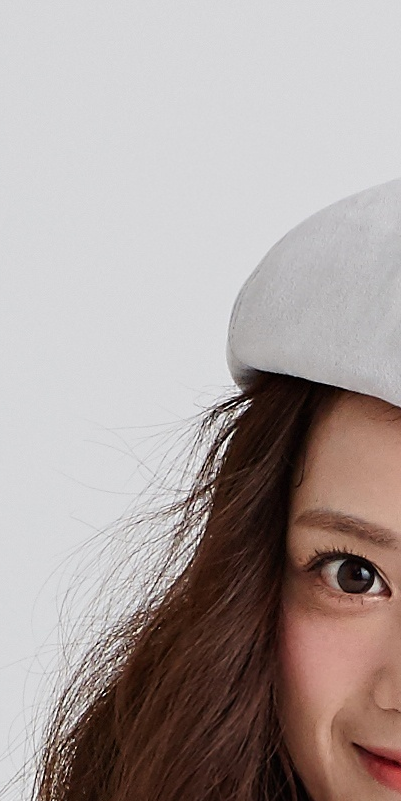
//> input picture AlphaMattor/AlphaMattor/AlphaSolver/testImage/15465-600-1400-1600-2000.png, 401 x 801 px
$ ./main   (built with g++ and OpenCV 4)
//> lines starting //> are read from the running program, lines starting //| are printed output that depends on the picture; after the words box and inside, x2 and y2 are one past the last pixel; in counts of white or black regions, pixels touching at a corner belong together
### AlphaMattor/AlphaMattor/AlphaSolver/FBSolver.hpp
//
//  FBSolver.hpp
//  AlphaMattor
//
//  Created by longyan on 2017/3/14.
//  Copyright © 2017年 shenyanhao. All rights reserved.
//

#ifndef FBSolver_hpp
#define FBSolver_hpp

#include <stdio.h>

#include <opencv2/opencv.hpp>

using namespace std;
using namespace cv;

class FBSolver {

public:
    static void computeForeground(Mat4b& dstForegroundAlpha, Mat4b& srcImage, Mat1b& srcAlpha);
    static void computeForeground(Mat4b& dstForegroundAlpha, Mat3b& srcImage, Mat1b& srcAlpha);
    static void computeForeground(Mat4b& dstForegroundAlpha, Mat3d& srcImage, Mat1d& srcAlpha, double tolerance = 1.e-7, int maxIters = 1000);

};


#endif /* FBSolver_hpp */

### AlphaMattor/AlphaMattor/AlphaSolver/LNSPMattor.hpp
//
//  LNSPMattor.hpp
//  AlphaMattor
//
//  Created by longyan on 2017/2/21.
//  Copyright © 2017年 shenyanhao. All rights reserved.
//

#ifndef LNSPMattor_hpp
#define LNSPMattor_hpp

#include <stdio.h>


#include <opencv2/opencv.hpp>


using namespace std;
using namespace cv;


class LNSPMattor {

public:

    static void process(Mat1b& dstAlpha, Mat4b& dstForegroundWithAlpha, Mat3b& srcImage, Mat1b& srcTrimap, int winRadius = 1, float lamda = 1000);
    static void solveAlpha(Mat1d& dstAlpha, Mat3d& srcImage, Mat1b& srcTrimap, int winRadius = 1, float lamda = 1000, double tolerance = 1.e-7, int maxIters = 1000);

};

#endif /* LNSPMattor_hpp */

### AlphaMattor/AlphaMattor/AlphaSolver/PLNSPMattor.hpp
//
//  PLNSPMattor.hpp
//  AlphaMattor
//
//  Created by longyan on 2017/3/14.
//  Copyright © 2017年 shenyanhao. All rights reserved.
//

#ifndef PLNSPMattor_hpp
#define PLNSPMattor_hpp

#include <stdio.h>


#include <opencv2/opencv.hpp>


using namespace std;
using namespace cv;


class PLNSPMattor {

public:

    static void solveAlpha(Mat1d& dstAlpha, Mat3d& srcImage, Mat1b& srcTrimap, int level = 4, int winRadius = 1, float lamda = 1000, double tolerance = 1.e-7, int maxIters = 1000);
    static void process(Mat1b& dstAlpha, Mat4b& dstForegroundWithAlpha, Mat3b& srcImage, Mat1b& srcTrimap, int winRadius = 1, float lamda = 1000);

};

#endif /* PLNSPMattor_hpp */

### AlphaMattor/AlphaMattor/AlphaSolver/AlphaSolver.hpp
//
//  AlphaSolver.hpp
//  AlphaMattor
//
//  Created by longyan on 2017/3/23.
//  Copyright © 2017年 shenyanhao. All rights reserved.
//

#ifndef AlphaSolver_hpp
#define AlphaSolver_hpp

#include <stdio.h>

#include <opencv2/opencv.hpp>
using namespace cv;
using namespace std;

class AlphaSolver {
public:
    static void computeAlpha(Mat1d& dstAlpha, Mat3b& srcImage, Mat1b& srcTrimap, int erodeRadius = 20,
                             int level = 3, int winRadius = 1, float lamda = 1000, double tolerance = 1.e-7, int maxIters = 1000);
    static void computeAlpha(Mat1b& dstAlpha, Mat3b& srcImage, Mat1b& srcTrimap, int erodeRadius = 20,
                             int level = 3, int winRadius = 1, float lamda = 1000, double tolerance = 1.e-7, int maxIters = 1000);


};


#endif /* AlphaSolver_hpp */

### AlphaMattor/AlphaMattor/AlphaSolver/LNSPMattor.cpp
//
//  LNSPMattor.cpp
//  AlphaMattor
//
//  Created by longyan on 2017/2/21.
//  Copyright © 2017年 shenyanhao. All rights reserved.
//

#include "LNSPMattor.hpp"

#include "FBSolver.hpp"

#include "../Eigen/Eigen"
using namespace Eigen;

typedef Triplet<double> T;


// [316 lines left out: functions featureDistanceL1, solveForegroundWithAlpha, buildDataSmoothTriplets, buildLocalMattingTriplets, buildKNNTriplets, buildNonlocalMattingTriplets and 1 more, not called in this run]

void LNSPMattor::solveAlpha(Mat1d &dstAlpha, Mat3d &srcImage, Mat1b &srcTrimap, int winRadius, float lamda, double tolerance, int maxIters) {

    int rows = srcImage.rows;
    int cols = srcImage.cols;
    int totalNum = srcImage.rows * srcImage.cols;

    const int K = 10, K2 = 2;

    vector<Point> uT;
    for (int i = 0; i < rows; i++) {
        for (int j = 0; j < cols; j++) {
            if (srcTrimap(i, j) != 0 && srcTrimap(i, j) != 255) {
                uT.push_back(Point(i, j));
            }
        }
    }

    vector<T> triplets;
    double *D = (double *)malloc(totalNum * sizeof(double));
    memset(D, 0, totalNum * sizeof(double));


    buildNonlocalMattingTriplets(triplets, srcImage, D, K, K2);
    buildLocalMattingTriplets(triplets, D, srcImage, uT);

    SparseMatrix<double> L(totalNum, totalNum);
    L.setFromTriplets(triplets.begin(), triplets.end());
    triplets.clear();


    VectorXd b(totalNum), x(totalNum);
    for (int i = 0; i < totalNum; i++) {
        int t = srcTrimap(i / cols, i % cols);
        triplets.push_back(T(i, i, D[i] + ((t == 0 || t == 255) ? lamda : 0.)));
        b[i] = (t == 255 ? lamda : 0);
    }

    SparseMatrix<double> Diag(totalNum, totalNum);
    Diag.setFromTriplets(triplets.begin(), triplets.end());

    L += Diag;


    printf("CG Solving  ...");
    clock_t tic = clock();
    ConjugateGradient<SparseMatrix<double>, Lower|Upper> cg;
    cg.setTolerance(tolerance);
    cg.setMaxIterations(maxIters);
    cg.compute(L);
    x = cg.solve(b);
    printf("CG solver cost time: %f ms, iters: %d, error: %.10f \n", 1000. * (clock() - tic) / CLOCKS_PER_SEC, (int)cg.iterations(), cg.error());

    if (dstAlpha.rows != rows || dstAlpha.cols != cols) {
        dstAlpha = Mat1d(rows, cols);
    }
    for (int i = 0; i < totalNum; i++) {
        dstAlpha(i / cols, i % cols) = min(1.0, max(0.,x[i]));
    }

}

### AlphaMattor/AlphaMattor/AlphaSolver/PLNSPMattor.cpp
//
//  PLNSPMattor.cpp
//  AlphaMattor
//
//  Created by longyan on 2017/3/14.
//  Copyright © 2017年 shenyanhao. All rights reserved.
//

#include "PLNSPMattor.hpp"

#include "LNSPMattor.hpp"
#include "FBSolver.hpp"


#include "../Eigen/Eigen"
using namespace Eigen;

void downSampleTrimap(Mat1b& dstTrimap, Mat1b& srcTrimap) {
    int rows = (srcTrimap.rows + 1) / 2;
    int cols = (srcTrimap.cols + 1) / 2;

    if (dstTrimap.rows != rows || dstTrimap.cols != cols) {
        dstTrimap = Mat1b(rows, cols);
    }

    for (int i = 0; i < rows - 1; i++) {
        for (int j = 0; j < cols - 1; j++) {
            dstTrimap(i, j) = srcTrimap(i * 2, j * 2);
        }
    }

    if (srcTrimap.rows % 2) {
        for (int j = 0; j < cols - 1; j++) {
            dstTrimap(rows - 1, j) = srcTrimap(srcTrimap.rows - 1, j * 2);
        }
    }
    if (srcTrimap.cols % 2) {
        for (int i = 0; i < rows - 1; i++) {
            dstTrimap(i, cols - 1) = srcTrimap(i * 2, srcTrimap.cols - 1);
        }
    }
    if (srcTrimap.rows % 2 && srcTrimap.cols % 2) {
        dstTrimap(rows - 1, cols - 1) = srcTrimap(srcTrimap.rows - 1, srcTrimap.cols - 1);
    }

}

void downSampleImage(Mat3d& dstImage, Mat3d& srcImage) {
    int rows = (srcImage.rows + 1) / 2;
    int cols = (srcImage.cols + 1) / 2;

    if (dstImage.rows != rows || dstImage.cols != cols) {
        dstImage = Mat3d(rows, cols);
    }

    Mat3f tmpImage;srcImage.copyTo(tmpImage);


    for (int i = 0; i < srcImage.rows; i++) {
        for (int j = 2; j < srcImage.cols - 2; j += 2) {
            tmpImage(i, j) = (srcImage(i, j - 2) + srcImage(i, j - 1) * 4 + srcImage(i, j) * 6 + srcImage(i, j + 1) * 4 + srcImage(i, j + 2)) / 16;

        }
    }

    for (int i = 1; i < rows - 1; i++) {
        for (int j = 0; j < cols - 1; j++) {
            int i2 = i * 2;
            int j2 = j * 2;

            dstImage(i, j) = (tmpImage(i2 - 2, j2) + tmpImage(i2 - 1, j2) * 4 + tmpImage(i2, j2) * 6 + tmpImage(i2 + 1, j2) * 4 + tmpImage(i2 + 2, j2)) / 16;

        }
    }
    for (int j = 0; j < cols - 1; j++) {
        dstImage(0, j) = srcImage(0, j * 2);
        dstImage(rows - 1, j) = srcImage(srcImage.rows - 1, j * 2);
    }
    for (int i = 0; i < rows - 1; i++) {
        dstImage(i, cols - 1) = srcImage(i * 2, srcImage.cols - 1);
    }


}

// [370 lines left out: functions getLinearCoeff, getLinearCoeffUsingImageAndTrimap, upsampleImage, upsampleCoeffUsingTrimap, upsampleAlphaUsingImage, upsampleAlphaUsingImageAndTrimap, not called in this run]

void PLNSPMattor::solveAlpha(Mat1d &dstAlpha, Mat3d &srcImage, Mat1b &srcTrimap, int level, int winRadius, float lamda, double tolerance, int maxIters) {


    if (level > 1) {
        Mat3d image;
        Mat1b trimap;
        Mat1d alpha;
        downSampleImage(image, srcImage);
        downSampleTrimap(trimap, srcTrimap);
        solveAlpha(alpha, image, trimap, level - 1, winRadius, lamda);
        //upsampleAlphaUsingImage(dstAlpha, srcImage, alpha, image);
        upsampleAlphaUsingImageAndTrimap(dstAlpha, srcImage, srcTrimap, alpha, image, trimap);
    }
    else {
        LNSPMattor::solveAlpha(dstAlpha, srcImage, srcTrimap, winRadius, lamda, tolerance, maxIters);
    }


}

// [33 lines left out: function process, not called in this run]

### AlphaMattor/AlphaMattor/AlphaSolver/AlphaSolver.cpp
//
//  AlphaSolver.cpp
//  AlphaMattor
//
//  Created by longyan on 2017/3/23.
//  Copyright © 2017年 shenyanhao. All rights reserved.
//

#include "AlphaSolver.hpp"

#include "PLNSPMattor.hpp"


// [36 lines left out: function erodeTrimapFB, not called in this run]


void AlphaSolver::computeAlpha(Mat1d &dstAlpha, Mat3b &srcImage, Mat1b &srcTrimap, int erodeRadius, int level, int winRadius, float lamda, double tolerance, int maxIters) {

    clock_t tic = clock();

    if (erodeRadius > 0) {
        erodeTrimapFB(srcTrimap, erodeRadius);
    }

    int rows = srcImage.rows;
    int cols = srcImage.cols;

    Mat3d image(rows, cols);
    for (int i = 0; i < rows; i++) {
        for (int j = 0; j < cols; j++) {
            image(i, j)[0] = srcImage(i, j)[0] / 255.;
            image(i, j)[1] = srcImage(i, j)[1] / 255.;
            image(i, j)[2] = srcImage(i, j)[2] / 255.;
        }
    }

    PLNSPMattor::solveAlpha(dstAlpha, image, srcTrimap, level, winRadius, lamda, tolerance, maxIters);

    printf("total process time cost time: %.3f ms\n", 1000. *(clock() - tic) / CLOCKS_PER_SEC);


}

// [16 lines left out: function computeAlpha, not called in this run]

### AlphaMattor/AlphaMattor/AlphaSolver/main.cpp
//
//  main.cpp
//  AlphaMatting
//

#include <iostream>
#include <string>
#include <time.h>
#include <stdio.h>

#include "AlphaSolver.hpp"

using namespace cv;
using namespace std;


#define DEBUG 1


int main(int argc, const char * argv[]) {

#if DEBUG

    std::string dir = "./testImage/";

    std::string inMap = dir + "15465-600-1400-1600-2000.png";
    std::string triMap = dir + "15465-trimap-600-1400-1600-2000.png";
    std::string alphaMap = dir + "15465-alpha-600-1400-1600-2000-as.png";


    Mat3b image = cv::imread(inMap,cv::IMREAD_COLOR);
//> image is the input picture: 801 rows x 401 cols, CV_8UC3; mean B, G, R 158.3, 160.7, 171.7
    Mat1b trimap = cv::imread(triMap,cv::IMREAD_GRAYSCALE);
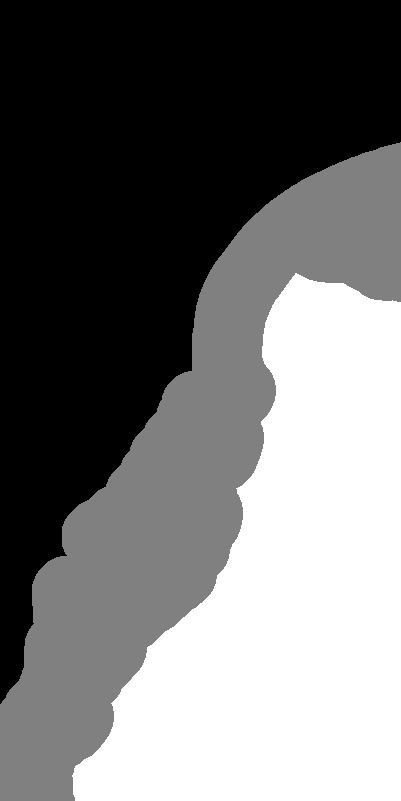
//> input picture AlphaMattor/AlphaMattor/AlphaSolver/testImage/15465-trimap-600-1400-1600-2000.png, 401 x 801 px
//> trimap is the input picture: 801 rows x 401 cols, CV_8UC1; min 0, max 255, mean 113.3
    Mat1d alpha;
    AlphaSolver::computeAlpha(alpha, image, trimap, 0,2);
//> after the loop in downSampleImage, `for (int i = 1; i < rows - 1; i++)`:
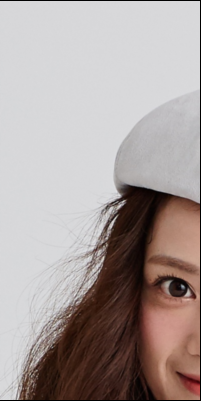
//> dstImage: 401 rows x 201 cols, CV_64FC3; mean B, G, R 0.615, 0.624, 0.667
//> after the loop in downSampleImage, `for (int j = 0; j < cols - 1; j++)`:
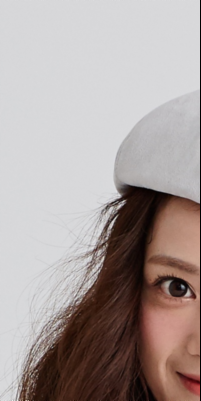
//> dstImage: 401 rows x 201 cols, CV_64FC3; 0.5% of pixels changed, all inside (x1, y1, x2, y2) = (0, 0, 200, 401)
//> after the loop in downSampleImage, `for (int i = 0; i < rows - 1; i++)`:
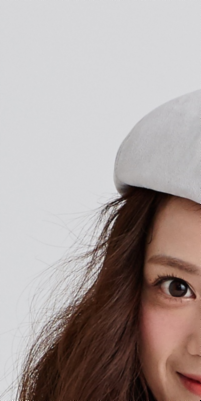
//> dstImage: 401 rows x 201 cols, CV_64FC3; 0.5% of pixels changed, all inside (x1, y1, x2, y2) = (200, 0, 201, 400)
//> after the loop in downSampleTrimap, `for (int j = 0; j < cols - 1; j++)`:
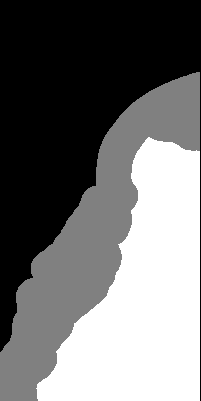
//> dstTrimap: 401 rows x 201 cols, CV_8UC1; min 0, max 255, mean 112.4
//> after the loop in downSampleTrimap, `for (int i = 0; i < rows - 1; i++)`:
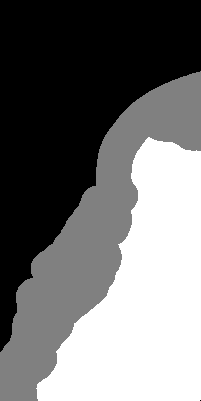
//> dstTrimap: 401 rows x 201 cols, CV_8UC1; 0.41% of pixels changed, all inside (x1, y1, x2, y2) = (200, 71, 201, 400)
//> in downSampleTrimap, `dstTrimap(rows - 1, cols - 1) = srcTrimap(srcTrimap.rows - 1, srcTrima..`: dstTrimap: 401 rows x 201 cols, CV_8UC1; 1 pixels changed, all inside (x1, y1, x2, y2) = (200, 400, 201, 401)
//> after the loop in solveAlpha, `for (int i = 0; i < rows; i++)`: uT = 20408 items
//> (the run ends here: the program needs code that is not available in this run, at `vector<T> triplets;`)
